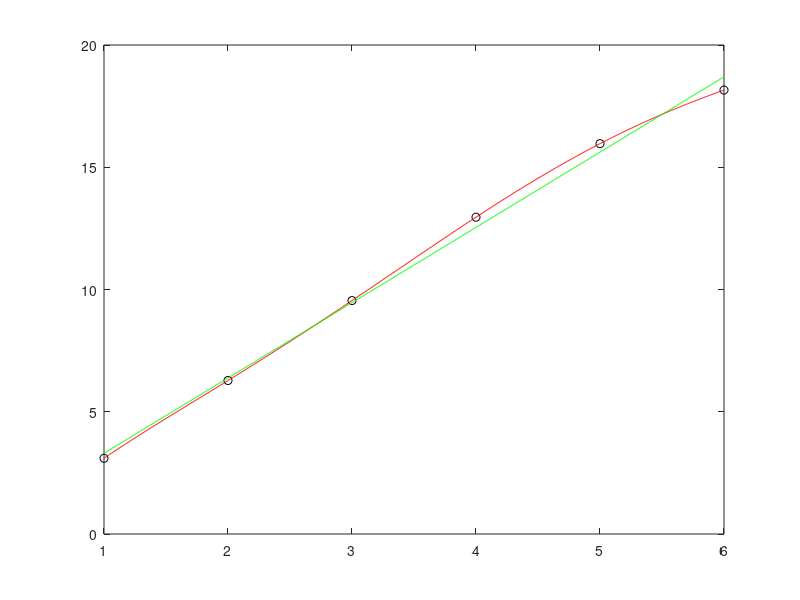

This chart was generated by the following MATLAB code:
x = [1 2 3 4 5 6]';
y = [3.0975 6.2785 9.5469 12.9575 15.9649 18.1576]';
xp = linspace(1,6,1000);%extra points on the x axis for a smoother line
v = vander(x);
c = v\y;
p1 = polyfit(x,y,1);%straight line
plot(x,y, 'ko',xp,polyval(c,xp),'r-',xp,polyval(p1,xp),'g-')
